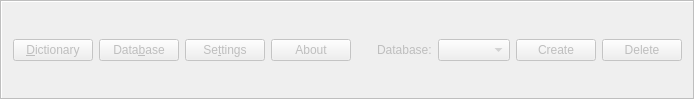
     <widget class="QFrame" name="mainFrame">
      <property name="enabled">
       <bool>false</bool>
      </property>
      <property name="sizePolicy">
       <sizepolicy hsizetype="Expanding" vsizetype="Preferred">
        <horstretch>0</horstretch>
        <verstretch>0</verstretch>
       </sizepolicy>
      </property>
      <property name="frameShape">
       <enum>QFrame::Box</enum>
      </property>
      <property name="frameShadow">
       <enum>QFrame::Sunken</enum>
      </property>
      <layout class="QHBoxLayout" name="horizontalLayout">
       <item>
        <widget class="QPushButton" name="dictionaryButton">
         <property name="text">
          <string>&amp;Dictionary</string>
         </property>
        </widget>
       </item>
       <item>
        <widget class="QPushButton" name="manageButton">
         <property name="text">
          <string>Data&amp;base</string>
         </property>
        </widget>
       </item>
       <item>
        <widget class="QPushButton" name="settingsButton">
         <property name="text">
          <string>Se&amp;ttings</string>
         </property>
        </widget>
       </item>
       <item>
        <widget class="QPushButton" name="aboutButton">
         <property name="text">
          <string>About</string>
         </property>
        </widget>
       </item>
       <item>
        <spacer name="horizontalSpacer">
         <property name="orientation">
          <enum>Qt::Horizontal</enum>
         </property>
         <property name="sizeType">
          <enum>QSizePolicy::MinimumExpanding</enum>
         </property>
         <property name="sizeHint" stdset="0">
          <size>
           <width>20</width>
           <height>20</height>
          </size>
         </property>
        </spacer>
       </item>
       <item>
        <widget class="QLabel" name="label">
         <property name="frameShadow">
          <enum>QFrame::Raised</enum>
         </property>
         <property name="text">
          <string>Database:</string>
         </property>
         <property name="wordWrap">
          <bool>true</bool>
         </property>
        </widget>
       </item>
       <item>
        <widget class="QComboBox" name="databaseCombo">
         <property name="sizePolicy">
          <sizepolicy hsizetype="Expanding" vsizetype="Fixed">
           <horstretch>0</horstretch>
           <verstretch>0</verstretch>
          </sizepolicy>
         </property>
         <property name="currentIndex">
          <number>-1</number>
         </property>
        </widget>
       </item>
       <item>
        <widget class="QPushButton" name="createButton">
         <property name="text">
          <string>Create</string>
         </property>
        </widget>
       </item>
       <item>
        <widget class="QPushButton" name="deleteButton">
         <property name="text">
          <string>Delete</string>
         </property>
        </widget>
       </item>
      </layout>
     </widget>
